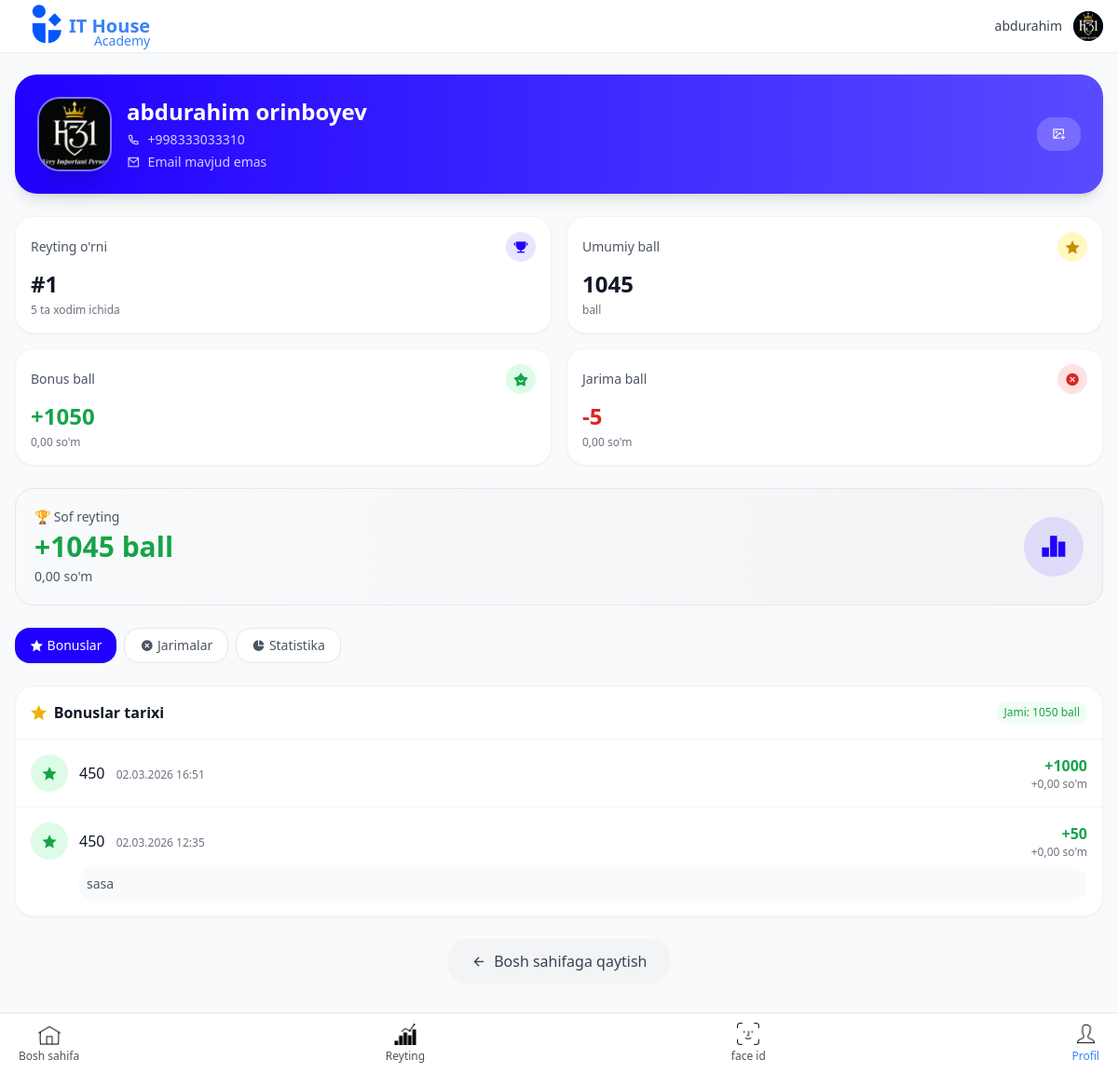
Page /mening-profilim/ (signed in) on the earlier database version.
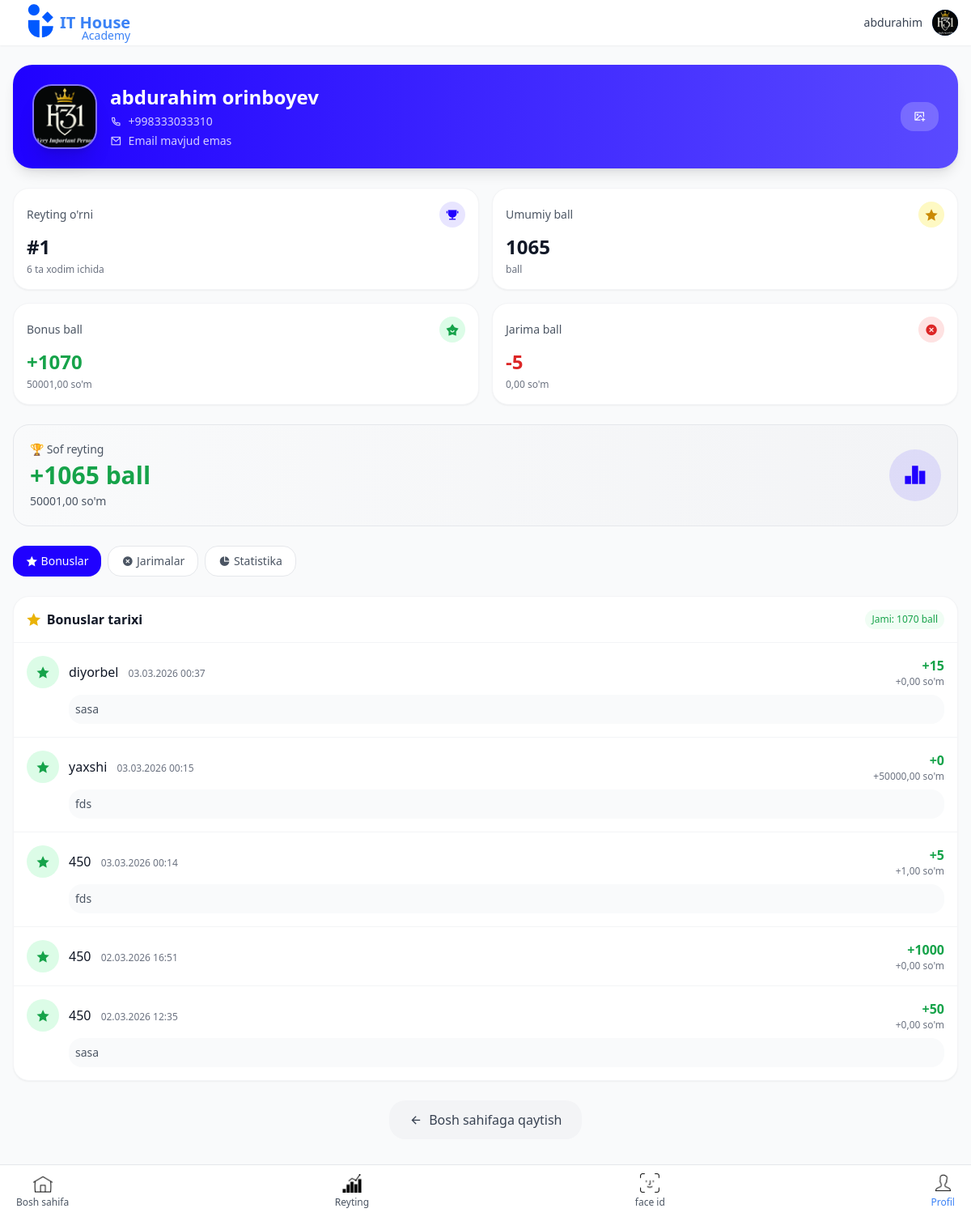
Same page on the later database version.
### main/models.py (models this page shows, shortened)
class Xodim(models.Model):
    user = models.OneToOneField(User, on_delete=models.CASCADE, related_name='xodim')
    ism = models.CharField(max_length=100)
    familya = models.CharField(max_length=100)
    telefon = models.CharField(max_length=20)
    rasm = models.ImageField(upload_to='xodim_rasmlari/', null=True, blank=True)
    bonus_ball = models.IntegerField(default=0)
    bonus_pul = models.DecimalField(max_digits=12, decimal_places=2, default=0)
    jarima_ball = models.IntegerField(default=0)
    jarima_pul = models.DecimalField(max_digits=12, decimal_places=2, default=0)
    reyting_ball = models.IntegerField(default=0)
    reyting_pul = models.DecimalField(max_digits=12, decimal_places=2, default=0)
    created_at = models.DateTimeField(auto_now_add=True)
    updated_at = models.DateTimeField(auto_now=True)
    class Meta:
        ordering = ['-reyting_ball']
        verbose_name = "Xodim"
        verbose_name_plural = "Xodimlar"

class BonusRecord(models.Model):
    xodim = models.ForeignKey(Xodim, on_delete=models.CASCADE, related_name='bonus_recordlari')
    sabab = models.ForeignKey(BonusSabab, on_delete=models.SET_NULL, null=True)
    pul_miqdori = models.DecimalField(max_digits=10, decimal_places=2)
    ball_miqdori = models.IntegerField()
    sana = models.DateTimeField(auto_now_add=True)
    izoh = models.TextField(blank=True)
    created_by = models.ForeignKey(User, on_delete=models.SET_NULL, null=True)
    class Meta:
        ordering = ['-sana']
        verbose_name = "Bonus yozuvi"
        verbose_name_plural = "Bonus yozuvlari"

class BonusSabab(models.Model):
    nom = models.CharField(max_length=200)
    pul_miqdori = models.DecimalField(max_digits=10, decimal_places=2, default=0)
    ball_miqdori = models.IntegerField(default=0)
    active = models.BooleanField(default=True)
    created_at = models.DateTimeField(auto_now_add=True)
    class Meta:
        verbose_name = "Bonus sababi"
        verbose_name_plural = "Bonus sabablari"

### main/views.py (the view, shortened to what this page needs)
# urls.py: path('mening-profilim/', views.mening_profilim, name='mening_profilim'),
@login_required
def mening_profilim(request):
    try:
        xodim = request.user.xodim
    except:
        messages.error(request, 'Siz xodim sifatida ro\'yxatdan o\'tmagansiz!')
        return redirect('dashboard')
    bonuslar = BonusRecord.objects.filter(xodim=xodim).select_related('sabab').order_by('-sana')[:20]
    jarimalar = JarimaRecord.objects.filter(xodim=xodim).select_related('sabab').order_by('-sana')[:20]
    joylashuv = Xodim.objects.filter(reyting_ball__gt=xodim.reyting_ball).count() + 1
    jami_xodimlar = Xodim.objects.count()
    context = {
        'xodim': xodim,
        'bonuslar': bonuslar,
        'jarimalar': jarimalar,
        'umumiy_bonus_ball': xodim.bonus_ball,
        'umumiy_bonus_pul': xodim.bonus_pul,
        'umumiy_jarima_ball': xodim.jarima_ball,
        'umumiy_jarima_pul': xodim.jarima_pul,
        'reyting_ball': xodim.reyting_ball,
        'reyting_pul': xodim.reyting_pul,
        'joylashuv': joylashuv,
        'jami_xodimlar': jami_xodimlar,
    }
    return render(request, 'main/mening_profilim.html', context)

### main/templates/main/mening_profilim.html (shortened to what this page needs)
{% extends 'base.html' %}
{% load static %}
{% block content %}
<div class="bg-gradient-to-r from-[#2001FF] to-[#5A4AFF] rounded-2xl p-6 mb-6 text-white shadow-lg">
    <div class="flex items-center gap-4">
        <div class="relative group">
            <div class="w-20 h-20 bg-white/20 backdrop-blur-sm rounded-2xl flex items-center justify-center border-2 border-white/30 shadow-xl overflow-hidden">
                {% if xodim.rasm and xodim.rasm.url %}
                    <img src="{{ xodim.rasm.url }}" alt="{{ xodim.ism }}" class="w-full h-full object-cover">
                {% else %}
                    <span class="text-3xl font-bold text-white">{{ xodim.ism|first }}{{ xodim.familya|first }}</span>
                {% endif %}
            </div>
        </div>
        <div class="flex-1">
            <h2 class="text-2xl font-bold">{{ xodim.ism }} {{ xodim.familya }}</h2>
            <div class="flex items-center gap-2 mt-1 text-white/80">
                <i class="ri-phone-line text-sm"></i>
                <span class="text-sm">{{ xodim.telefon }}</span>
            </div>
            <div class="flex items-center gap-2 mt-1 text-white/80">
                <i class="ri-mail-line text-sm"></i>
                <span class="text-sm">{{ xodim.user.email|default:"Email mavjud emas" }}</span>
            </div>
        </div>
        <button onclick="document.getElementById('rasmModal').classList.remove('hidden')" class="px-4 py-2 bg-white/20 backdrop-blur-sm rounded-lg text-white text-sm flex items-center gap-2 hover:bg-white/30 transition-colors">
            <i class="ri-image-add-line"></i>
        </button>
    </div>
</div>
<div class="grid grid-cols-2 gap-4 mb-6">
    <div class="bg-white rounded-xl p-4 shadow-sm border border-gray-100">
        <div class="flex items-center justify-between mb-2">
            <span class="text-sm text-gray-600">Reyting o'rni</span>
            <div class="w-8 h-8 bg-[#2001FF]/10 rounded-full flex items-center justify-center">
                <i class="ri-trophy-fill text-[#2001FF]"></i>
            </div>
        </div>
        <div class="text-2xl font-bold text-gray-900">#{{ joylashuv }}</div>
        <div class="text-xs text-gray-500 mt-1">{{ jami_xodimlar }} ta xodim ichida</div>
    </div>
    <div class="bg-white rounded-xl p-4 shadow-sm border border-gray-100">
        <div class="flex items-center justify-between mb-2">
            <span class="text-sm text-gray-600">Umumiy ball</span>
            <div class="w-8 h-8 bg-yellow-100 rounded-full flex items-center justify-center">
                <i class="ri-star-fill text-yellow-600"></i>
            </div>
        </div>
        <div class="text-2xl font-bold text-gray-900">{{ reyting_ball }}</div>
        <div class="text-xs text-gray-500 mt-1">ball</div>
    </div>
    <div class="bg-white rounded-xl p-4 shadow-sm border border-gray-100">
        <div class="flex items-center justify-between mb-2">
            <span class="text-sm text-gray-600">Bonus ball</span>
            <div class="w-8 h-8 bg-green-100 rounded-full flex items-center justify-center">
                <i class="ri-star-smile-fill text-green-600"></i>
            </div>
        </div>
        <div class="text-2xl font-bold text-green-600">+{{ umumiy_bonus_ball }}</div>
        <div class="text-xs text-gray-500 mt-1">{{ umumiy_bonus_pul }} so'm</div>
    </div>
    <div class="bg-white rounded-xl p-4 shadow-sm border border-gray-100">
        <div class="flex items-center justify-between mb-2">
            <span class="text-sm text-gray-600">Jarima ball</span>
            <div class="w-8 h-8 bg-red-100 rounded-full flex items-center justify-center">
                <i class="ri-close-circle-fill text-red-600"></i>
            </div>
        </div>
        <div class="text-2xl font-bold text-red-600">-{{ umumiy_jarima_ball }}</div>
        <div class="text-xs text-gray-500 mt-1">{{ umumiy_jarima_pul }} so'm</div>
    </div>
</div>
<div class="bg-gradient-to-r from-gray-50 to-gray-100 rounded-xl p-5 mb-6 border border-gray-200">
    <div class="flex items-center justify-between">
        <div>
            <div class="text-sm text-gray-600 mb-1">🏆 Sof reyting</div>
            <div class="text-3xl font-bold {% if reyting_ball > 0 %}text-green-600{% else %}text-red-600{% endif %}">
                {% if reyting_ball > 0 %}+{% endif %}{{ reyting_ball }} ball
            </div>
            <div class="text-sm text-gray-600 mt-1">{{ reyting_pul }} so'm</div>
        </div>
        <div class="w-16 h-16 bg-[#2001FF]/10 rounded-full flex items-center justify-center">
            <i class="ri-bar-chart-2-fill text-3xl text-[#2001FF]"></i>
        </div>
    </div>
</div>
<div class="flex gap-2 overflow-x-auto pb-2 mb-4 scrollbar-hide">
    <button onclick="showTab('bonus')" id="tabBonus" class="px-4 py-2 bg-[#2001FF] text-white rounded-lg text-sm whitespace-nowrap flex items-center gap-1">
        <i class="ri-star-fill"></i> Bonuslar
    </button>
    <button onclick="showTab('jarima')" id="tabJarima" class="px-4 py-2 bg-white border border-gray-200 text-gray-600 rounded-lg text-sm whitespace-nowrap flex items-center gap-1">
        <i class="ri-close-circle-fill"></i> Jarimalar
    </button>
    <button onclick="showTab('stat')" id="tabStat" class="px-4 py-2 bg-white border border-gray-200 text-gray-600 rounded-lg text-sm whitespace-nowrap flex items-center gap-1">
        <i class="ri-pie-chart-fill"></i> Statistika
    </button>
</div>
<div id="bonusTab" class="tab-content block">
    <div class="bg-white rounded-xl shadow-sm border border-gray-100 overflow-hidden">
        <div class="p-4 border-b border-gray-100 flex items-center justify-between">
            <h3 class="font-semibold text-gray-900 flex items-center gap-2">
                <i class="ri-star-fill text-yellow-500"></i>
                Bonuslar tarixi
            </h3>
            <span class="text-xs bg-green-50 text-green-600 px-2 py-1 rounded-full">
                Jami: {{ umumiy_bonus_ball }} ball
            </span>
        </div>
        <div class="divide-y divide-gray-100">
            {% for bonus in bonuslar %}
            <div class="p-4 hover:bg-green-50 transition-colors">
                <div class="flex items-start gap-3">
                    <div class="w-10 h-10 bg-green-100 rounded-full flex items-center justify-center flex-shrink-0">
                        <i class="ri-star-fill text-green-600"></i>
                    </div>
                    <div class="flex-1">
                        <div class="flex items-center justify-between">
                            <div>
                                <span class="font-medium text-gray-900">{{ bonus.sabab.nom|default:"Bonus" }}</span>
                                <span class="text-xs text-gray-500 ml-2">{{ bonus.sana|date:"d.m.Y H:i" }}</span>
                            </div>
                            <div class="text-right">
                                <span class="text-green-600 font-semibold">+{{ bonus.ball_miqdori }}</span>
                                <span class="text-xs text-gray-500 block">+{{ bonus.pul_miqdori }} so'm</span>
                            </div>
                        </div>
                        {% if bonus.izoh %}
                        <div class="mt-2 text-sm text-gray-600 bg-gray-50 rounded-lg p-2">{{ bonus.izoh }}</div>
                        {% endif %}
                    </div>
                </div>
            </div>
            {% endfor %}
        </div>
    </div>
</div>
<div class="mt-6 text-center">
    <a href="{% url 'dashboard' %}" class="inline-flex items-center gap-2 px-6 py-3 bg-gray-100 text-gray-700 rounded-xl hover:bg-gray-200 transition-colors">
        <i class="ri-arrow-left-line"></i>
        Bosh sahifaga qaytish
    </a>
</div>
{% endblock %}

### main/templates/base.html (shortened to what this page needs)
<!DOCTYPE html>
<html lang="uz">
    {% load static %}
<head>
    <link rel="stylesheet" href="https://cdnjs.cloudflare.com/ajax/libs/font-awesome/7.0.1/css/all.min.css">
    <script src="https://cdn.tailwindcss.com/3.4.16"></script>
    <link rel="stylesheet" href="https://cdnjs.cloudflare.com/ajax/libs/remixicon/4.6.0/remixicon.min.css">
</head>
<body class="bg-gray-50 font-sans">
    <nav class="fixed top-0 w-full bg-white shadow-sm z-50 px-4 py-3">
        <div class="flex items-center justify-between">
            <div class="flex items-center space-x-2 relative">
                <img class="w-[70px] h-[70px] absolute top-[-23px]" src="{% static 'img/logo.png' %}" alt="">
                <span class="relative left-[50px]">
                <h1 class="text-xl font-bold text-primary">IT House</h1>
                <span class="text-sm font-medium text-gray-600 absolute top-[20px] right-0 text-primary">Academy</span>
            </span>
            </div>
            <div class="flex items-center space-x-3">
                {% if user.is_authenticated %}
                <span class="text-sm font-medium text-gray-700">{{ user.get_full_name|default:user.username }}</span>
                <a href="{% url 'mening_profilim' %}" class="w-8 h-8 flex items-center justify-center bg-primary rounded-full cursor-pointer overflow-hidden">
                    {% if user.xodim.rasm and user.xodim.rasm.url %}
                        <img src="{{ user.xodim.rasm.url }}" alt="{{ user.xodim.ism }}" class="w-full h-full object-cover">
                    {% else %}
                        <i class="ri-user-line text-white text-sm"></i>
                    {% endif %}
                </a>
                {% else %}
                <a href="{% url 'login' %}" class="text-sm font-medium text-primary">Kirish</a>
                {% endif %}
            </div>
        </div>
    </nav>
    <main class="pt-20 pb-24 px-4">
        {% block content %}{% endblock %}
    </main>
    <nav class="fixed bottom-0 w-full bg-white border-t border-gray-200 z-50">
        <div class="flex justify-between h-16 pl-[20px] pr-[20px]">
            <a href="{% url 'dashboard' %}" class="flex flex-col items-center justify-center space-y-1 {% if request.resolver_match.url_name == 'dashboard' %} text-primary{% else %}text-gray-600 hover:text-primary{% endif %}">
                <div class="w-6 h-6 flex items-center justify-center">
                 <img src="{% static 'img/home.gif' %}" alt="">
                </div>
                <span class="text-xs font-medium">Bosh sahifa</span>
            </a>
            <a href="{% url 'reytinglar' %}" class="flex flex-col items-center justify-center space-y-1 {% if request.resolver_match.url_name == 'reytinglar' %} text-primary{% else %}text-gray-600 hover:text-primary{% endif %}">
                <div class="w-6 h-6 flex items-center justify-center">
              <img src="{% static 'img/reyting.gif' %}" alt="">
                </div>
                <span class="text-xs">Reyting</span>
            </a>
            <a href="https://ithousefaceid.pythonanywhere.com/" class="flex flex-col items-center justify-center space-y-1 {% if request.resolver_match.url_name == 'sabablar_boshqaruvi' %}bg-primary text-white{% else %}text-gray-600 hover:text-primary{% endif %}">
                <div class="w-6 h-6 flex items-center justify-center">
                    <img src="{% static 'img/faceid.gif' %}" alt="">
                </div>
                <span class="text-xs">face id </span>
            </a>
            <a href="{% url 'mening_profilim' %}" class="flex flex-col items-center justify-center space-y-1 {% if request.resolver_match.url_name == 'mening_profilim' %} text-primary{% else %}text-gray-600 hover:text-primary{% endif %}">
                <div class="w-6 h-6 flex items-center justify-center">
                    <img src="{% static 'img/user.gif' %}" alt="">
                </div>
                <span class="text-xs">Profil</span>
            </a>
        </div>
    </nav>
</body>
</html>

### main/templates/base.html (style rules this page uses)
:where([class^="ri-"])::before { content: "\f3c2"; }

### main/templates/main/mening_profilim.html (style rules this page uses)
.scrollbar-hide { -ms-overflow-style: none; scrollbar-width: none; }
.tab-content { transition: all 0.3s ease; }

Differences in the rows shown:
changed Xodim "abdurahim": bonus_pul "0,00" → "50001,00"; reyting_pul "0,00" → "50001,00"
added BonusRecord: sabab.nom "diyorbel", sana "03.03.2026 00:37", ball_miqdori "15", pul_miqdori "0,00", izoh "sasa"
added BonusRecord: sabab.nom "yaxshi", sana "03.03.2026 00:15", ball_miqdori "0", pul_miqdori "50000,00", izoh "fds"
added BonusRecord: sabab.nom "450", sana "03.03.2026 00:14", ball_miqdori "5", pul_miqdori "1,00", izoh "fds"
Other differences:
{{ jami_xodimlar }}: "5" → "6"
{{ reyting_ball }}: "1045" → "1065"
{{ umumiy_bonus_ball }}: "1050" → "1070"
